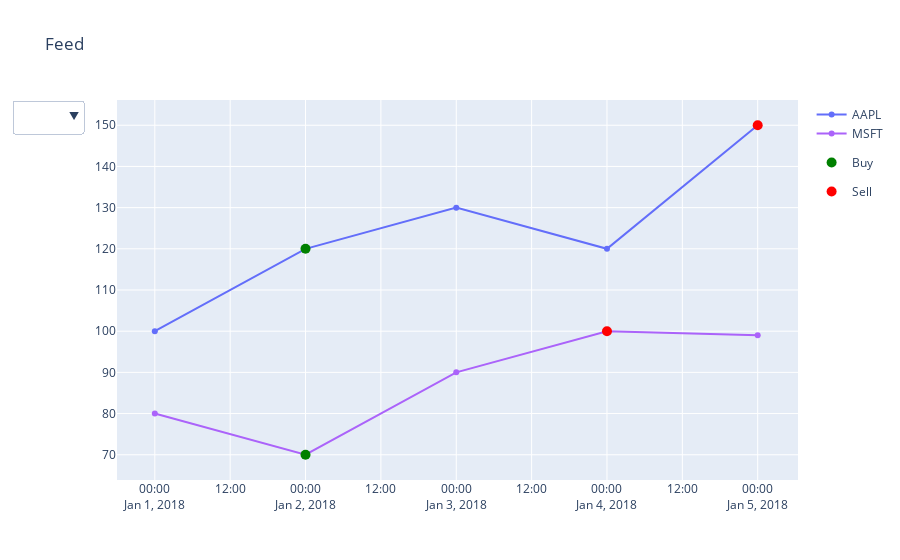

The notebook cell this image was saved under:
### Code cell
from plotly.offline import download_plotlyjs, init_notebook_mode, plot, iplot
import plotly.graph_objs as go
import pandas as pd
init_notebook_mode(connected=True)

feed = pd.DataFrame({'AAPL': [100, 120, 130, 120, 150],
                     'MSFT': [80, 70, 90, 100, 99]}, index = pd.date_range('2018-01-01', '2018-01-05'))

trans = pd.DataFrame({'Symbol': ['AAPL', 'AAPL', 'MSFT', 'MSFT'],
                        'Amount': [2, 1, 3, 1],
                        'Action': ['buy', 'sell', 'buy', 'sell'],
                        'Price': [120, 150, 70, 100],
                        'Date': [pd.to_datetime(i) for i in ['2018-01-02', '2018-01-05', '2018-01-02', '2018-01-04']]
                       })

data = []

# Add "All" button
all_but = dict(label = 'All',
               method = 'update',
                  args = [{'visible': [True]},
                          {'title': 'all'}
                           ])

buttonlist = [all_but]
for i, col in enumerate(feed.columns.tolist()):
    stock = go.Scatter(x=feed.index,
                       y=feed.loc[:, col],
                       name=col,
                       legendgroup='stock'
                      )
    # actions
    success = trans.loc[trans.Symbol == col]
    
    # Buy
    success_buy = success[success.Action == 'buy']
    action_buy = go.Scatter(x=success_buy.Date,
                         y=success_buy.Price,
                         name='Buy',
                         mode = 'markers',
                         text = ['Amount ' + str(amount) for amount in success_buy.Amount],
                         hoverinfo = 'text',
                         showlegend=False,
                         marker = dict(
                             size=10,
                             color = 'green'
                         ),
                         legendgroup='Buy',
                        )
    
    # Sell
    success_sell = success[success.Action == 'sell']
    action_sell = go.Scatter(x=success_sell.Date,
                         y=success_sell.Price,
                         name='Sell',
                         mode = 'markers',
                         text = ['Amount ' + str(amount) for amount in success_sell.Amount],
                         hoverinfo = 'text',
                         showlegend=False,
                         marker = dict(
                             size=10,
                             color = 'red'
                         ),
                         legendgroup='Sell',
                        )
    data.append(stock)
    data.append(action_buy)
    data.append(action_sell)
    button = dict(label = col,
                  method = 'update',
                  args = [{'visible': [col == i for i in feed.columns.tolist() for _ in range(3)] + [True, True]},
                          {'title': 'title' + col}
                           ])
    buttonlist.append(button)

# Add single buy and sell traces for legend
data.append(go.Scatter(x=[None], y=[None], mode='markers',
                       marker=dict(size=10, color='green'),
                       legendgroup='Buy', showlegend=True, name='Buy'))

data.append(go.Scatter(x=[None], y=[None], mode='markers',
                       marker=dict(size=10, color='red'),
                       legendgroup='Sell', showlegend=True, name='Sell'))
    
updatemenus = list([
    dict(active=-1,
         buttons=buttonlist,
    )
])
layout = dict(title='Feed', showlegend=True,
              updatemenus=updatemenus)

fig = dict(data=data, layout=layout)
iplot(fig)

### Figure 1 — Plotly figure (JSON) as saved in the notebook; plotly's stock layout.template omitted (floating-point values rounded to 4 significant figures)
{"data": [{"legendgroup": "stock", "name": "AAPL", "type": "scatter", "x": ["2018-01-01T00:00:00", "2018-01-02T00:00:00", "2018-01-03T00:00:00", "2018-01-04T00:00:00", "2018-01-05T00:00:00"], "y": [100, 120, 130, 120, 150]}, {"hoverinfo": "text", "legendgroup": "Buy", "marker": {"color": "green", "size": 10}, "mode": "markers", "name": "Buy", "showlegend": false, "text": ["Amount 2"], "type": "scatter", "x": ["2018-01-02T00:00:00"], "y": [120]}, {"hoverinfo": "text", "legendgroup": "Sell", "marker": {"color": "red", "size": 10}, "mode": "markers", "name": "Sell", "showlegend": false, "text": ["Amount 1"], "type": "scatter", "x": ["2018-01-05T00:00:00"], "y": [150]}, {"legendgroup": "stock", "name": "MSFT", "type": "scatter", "x": ["2018-01-01T00:00:00", "2018-01-02T00:00:00", "2018-01-03T00:00:00", "2018-01-04T00:00:00", "2018-01-05T00:00:00"], "y": [80, 70, 90, 100, 99]}, {"hoverinfo": "text", "legendgroup": "Buy", "marker": {"color": "green", "size": 10}, "mode": "markers", "name": "Buy", "showlegend": false, "text": ["Amount 3"], "type": "scatter", "x": ["2018-01-02T00:00:00"], "y": [70]}, {"hoverinfo": "text", "legendgroup": "Sell", "marker": {"color": "red", "size": 10}, "mode": "markers", "name": "Sell", "showlegend": false, "text": ["Amount 1"], "type": "scatter", "x": ["2018-01-04T00:00:00"], "y": [100]}, {"legendgroup": "Buy", "marker": {"color": "green", "size": 10}, "mode": "markers", "name": "Buy", "showlegend": true, "type": "scatter", "x": [null], "y": [null]}, {"legendgroup": "Sell", "marker": {"color": "red", "size": 10}, "mode": "markers", "name": "Sell", "showlegend": true, "type": "scatter", "x": [null], "y": [null]}], "layout": {"showlegend": true, "title": {"text": "Feed"}, "updatemenus": [{"active": -1, "buttons": [{"args": [{"visible": [true]}, {"title": "all"}], "label": "All", "method": "update"}, {"args": [{"visible": [true, true, true, false, false, false, true, true]}, {"title": "titleAAPL"}], "label": "AAPL", "method": "update"}, {"args": [{"visible": [false, false, false, true, true, true, true, true]}, {"title": "titleMSFT"}], "label": "MSFT", "method": "update"}]}]}}
